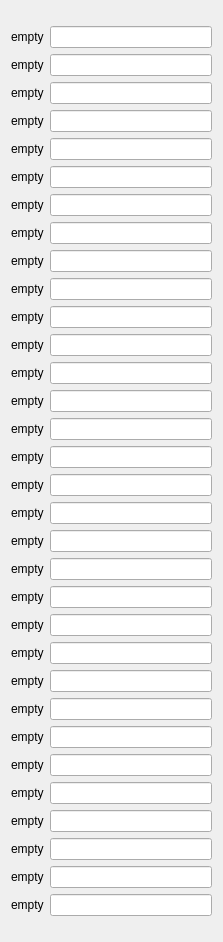
           <widget class="QWidget" name="scrollAreaWidgetContents_3">
            <property name="geometry">
             <rect>
              <x>0</x>
              <y>-733</y>
              <width>223</width>
              <height>942</height>
             </rect>
            </property>
            <layout class="QGridLayout" name="gridLayout_4">
             <item row="2" column="0">
              <layout class="QGridLayout" name="gridLayout_5">
               <property name="leftMargin">
                <number>0</number>
               </property>
               <item row="1" column="1">
                <widget class="QLineEdit" name="line_motioncorr_0"/>
               </item>
               <item row="2" column="1">
                <widget class="QLineEdit" name="line_motioncorr_1"/>
               </item>
               <item row="2" column="0">
                <widget class="QLabel" name="lbl_motioncorr_1">
                 <property name="text">
                  <string>empty</string>
                 </property>
                </widget>
               </item>
               <item row="21" column="0">
                <widget class="QLabel" name="lbl_motioncorr_20">
                 <property name="text">
                  <string>empty</string>
                 </property>
                </widget>
               </item>
               <item row="31" column="1">
                <widget class="QLineEdit" name="line_motioncorr_30"/>
               </item>
               <item row="4" column="1">
                <widget class="QLineEdit" name="line_motioncorr_3"/>
               </item>
               <item row="13" column="0">
                <widget class="QLabel" name="lbl_motioncorr_12">
                 <property name="text">
                  <string>empty</string>
                 </property>
                </widget>
               </item>
               <item row="15" column="0">
                <widget class="QLabel" name="lbl_motioncorr_14">
                 <property name="text">
                  <string>empty</string>
                 </property>
                </widget>
               </item>
               <item row="8" column="0">
                <widget class="QLabel" name="lbl_motioncorr_7">
                 <property name="text">
                  <string>empty</string>
                 </property>
                </widget>
               </item>
               <item row="30" column="1">
                <widget class="QLineEdit" name="line_motioncorr_29"/>
               </item>
               <item row="4" column="0">
                <widget class="QLabel" name="lbl_motioncorr_3">
                 <property name="text">
                  <string>empty</string>
                 </property>
                </widget>
               </item>
               <item row="22" column="0">
                <widget class="QLabel" name="lbl_motioncorr_21">
                 <property name="text">
                  <string>empty</string>
                 </property>
                </widget>
               </item>
               <item row="16" column="1">
                <widget class="QLineEdit" name="line_motioncorr_15"/>
               </item>
               <item row="10" column="1">
                <widget class="QLineEdit" name="line_motioncorr_9"/>
               </item>
               <item row="32" column="0">
                <widget class="QLabel" name="lbl_motioncorr_31">
                 <property name="text">
                  <string>empty</string>
                 </property>
                </widget>
               </item>
               <item row="16" column="0">
                <widget class="QLabel" name="lbl_motioncorr_15">
                 <property name="text">
                  <string>empty</string>
                 </property>
                </widget>
               </item>
               <item row="7" column="1">
                <widget class="QLineEdit" name="line_motioncorr_6"/>
               </item>
               <item row="14" column="1">
                <widget class="QLineEdit" name="line_motioncorr_13"/>
               </item>
               <item row="20" column="0">
                <widget class="QLabel" name="lbl_motioncorr_19">
                 <property name="text">
                  <string>empty</string>
                 </property>
                </widget>
               </item>
               <item row="28" column="1">
                <widget class="QLineEdit" name="line_motioncorr_27"/>
               </item>
               <item row="23" column="1">
                <widget class="QLineEdit" name="line_motioncorr_22"/>
               </item>
               <item row="8" column="1">
                <widget class="QLineEdit" name="line_motioncorr_7"/>
               </item>
               <item row="10" column="0">
                <widget class="QLabel" name="lbl_motioncorr_9">
                 <property name="text">
                  <string>empty</string>
                 </property>
                </widget>
               </item>
               <item row="5" column="0">
                <widget class="QLabel" name="lbl_motioncorr_4">
                 <property name="text">
                  <string>empty</string>
                 </property>
                </widget>
               </item>
               <item row="9" column="1">
                <widget class="QLineEdit" name="line_motioncorr_8"/>
               </item>
               <item row="27" column="0">
                <widget class="QLabel" name="lbl_motioncorr_26">
                 <property name="text">
                  <string>empty</string>
                 </property>
                </widget>
               </item>
               <item row="29" column="0">
                <widget class="QLabel" name="lbl_motioncorr_28">
                 <property name="text">
                  <string>empty</string>
                 </property>
                </widget>
               </item>
               <item row="17" column="1">
                <widget class="QLineEdit" name="line_motioncorr_16"/>
               </item>
               <item row="7" column="0">
                <widget class="QLabel" name="lbl_motioncorr_6">
                 <property name="text">
                  <string>empty</string>
                 </property>
                </widget>
               </item>
               <item row="15" column="1">
                <widget class="QLineEdit" name="line_motioncorr_14"/>
               </item>
               <item row="29" column="1">
                <widget class="QLineEdit" name="line_motioncorr_28"/>
               </item>
               <item row="13" column="1">
                <widget class="QLineEdit" name="line_motioncorr_12"/>
               </item>
               <item row="6" column="0">
                <widget class="QLabel" name="lbl_motioncorr_5">
                 <property name="text">
                  <string>empty</string>
                 </property>
                </widget>
               </item>
               <item row="27" column="1">
                <widget class="QLineEdit" name="line_motioncorr_26"/>
               </item>
               <item row="18" column="0">
                <widget class="QLabel" name="lbl_motioncorr_17">
                 <property name="text">
                  <string>empty</string>
                 </property>
                </widget>
               </item>
               <item row="19" column="0">
                <widget class="QLabel" name="lbl_motioncorr_18">
                 <property name="text">
                  <string>empty</string>
                 </property>
                </widget>
               </item>
               <item row="14" column="0">
                <widget class="QLabel" name="lbl_motioncorr_13">
                 <property name="text">
                  <string>empty</string>
                 </property>
                </widget>
               </item>
               <item row="24" column="0">
                <widget class="QLabel" name="lbl_motioncorr_23">
                 <property name="text">
                  <string>empty</string>
                 </property>
                </widget>
               </item>
               <item row="24" column="1">
                <widget class="QLineEdit" name="line_motioncorr_23"/>
               </item>
               <item row="3" column="1">
                <widget class="QLineEdit" name="line_motioncorr_2"/>
               </item>
               <item row="17" column="0">
                <widget class="QLabel" name="lbl_motioncorr_16">
                 <property name="text">
                  <string>empty</string>
                 </property>
                </widget>
               </item>
               <item row="6" column="1">
                <widget class="QLineEdit" name="line_motioncorr_5"/>
               </item>
               <item row="20" column="1">
                <widget class="QLineEdit" name="line_motioncorr_19"/>
               </item>
               <item row="19" column="1">
                <widget class="QLineEdit" name="line_motioncorr_18"/>
               </item>
               <item row="5" column="1">
                <widget class="QLineEdit" name="line_motioncorr_4"/>
               </item>
               <item row="21" column="1">
                <widget class="QLineEdit" name="line_motioncorr_20"/>
               </item>
               <item row="12" column="0">
                <widget class="QLabel" name="lbl_motioncorr_11">
                 <property name="text">
                  <string>empty</string>
                 </property>
                </widget>
               </item>
               <item row="32" column="1">
                <widget class="QLineEdit" name="line_motioncorr_31"/>
               </item>
               <item row="18" column="1">
                <widget class="QLineEdit" name="line_motioncorr_17"/>
               </item>
               <item row="25" column="0">
                <widget class="QLabel" name="lbl_motioncorr_24">
                 <property name="text">
                  <string>empty</string>
                 </property>
                </widget>
               </item>
               <item row="22" column="1">
                <widget class="QLineEdit" name="line_motioncorr_21"/>
               </item>
               <item row="26" column="1">
                <widget class="QLineEdit" name="line_motioncorr_25"/>
               </item>
               <item row="12" column="1">
                <widget class="QLineEdit" name="line_motioncorr_11"/>
               </item>
               <item row="28" column="0">
                <widget class="QLabel" name="lbl_motioncorr_27">
                 <property name="text">
                  <string>empty</string>
                 </property>
                </widget>
               </item>
               <item row="25" column="1">
                <widget class="QLineEdit" name="line_motioncorr_24"/>
               </item>
               <item row="11" column="0">
                <widget class="QLabel" name="lbl_motioncorr_10">
                 <property name="text">
                  <string>empty</string>
                 </property>
                </widget>
               </item>
               <item row="11" column="1">
                <widget class="QLineEdit" name="line_motioncorr_10"/>
               </item>
               <item row="1" column="0">
                <widget class="QLabel" name="lbl_motioncorr_0">
                 <property name="text">
                  <string>empty</string>
                 </property>
                </widget>
               </item>
               <item row="9" column="0">
                <widget class="QLabel" name="lbl_motioncorr_8">
                 <property name="text">
                  <string>empty</string>
                 </property>
                </widget>
               </item>
               <item row="23" column="0">
                <widget class="QLabel" name="lbl_motioncorr_22">
                 <property name="text">
                  <string>empty</string>
                 </property>
                </widget>
               </item>
               <item row="3" column="0">
                <widget class="QLabel" name="lbl_motioncorr_2">
                 <property name="text">
                  <string>empty</string>
                 </property>
                </widget>
               </item>
               <item row="26" column="0">
                <widget class="QLabel" name="lbl_motioncorr_25">
                 <property name="text">
                  <string>empty</string>
                 </property>
                </widget>
               </item>
               <item row="31" column="0">
                <widget class="QLabel" name="lbl_motioncorr_30">
                 <property name="text">
                  <string>empty</string>
                 </property>
                </widget>
               </item>
               <item row="30" column="0">
                <widget class="QLabel" name="lbl_motioncorr_29">
                 <property name="text">
                  <string>empty</string>
                 </property>
                </widget>
               </item>
              </layout>
             </item>
            </layout>
           </widget>
